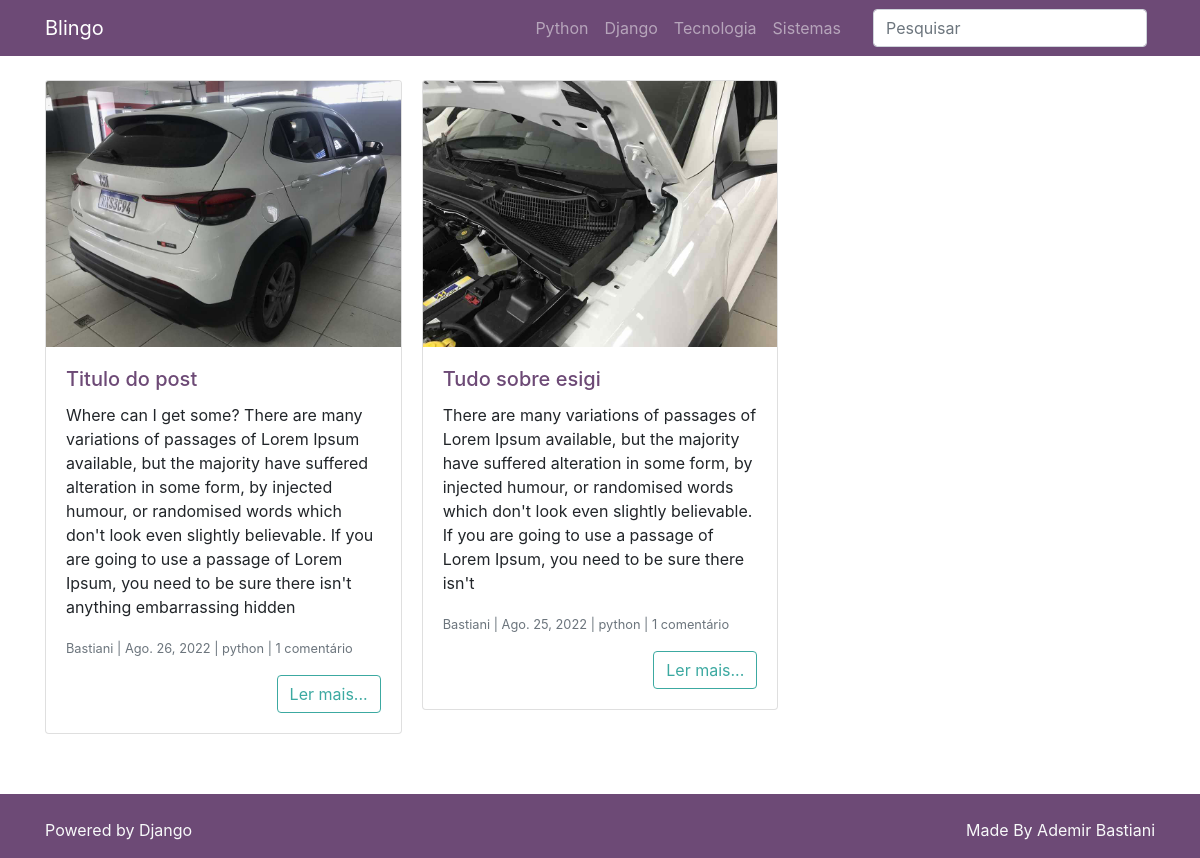
The page /categoria/python on the database its author committed.
### posts/models.py (models this page shows, shortened)
class Post(models.Model):
    titulo_post = models.CharField(
        max_length=255,
        verbose_name='Titulo',
    )
    autor_post = models.ForeignKey(
        User,
        on_delete=models.DO_NOTHING,
        verbose_name='Autor',
    )
    data_post = models.DateTimeField(
        default=timezone.now,
        verbose_name='Data Postagem',)
    conteudo_post = models.TextField(verbose_name='Conteudo')
    excerto_post = models.TextField(verbose_name='Excerto')
    categoria_post = models.ForeignKey(
        Categoria,
        on_delete=models.DO_NOTHING,
        blank=True,
        null=True,
        verbose_name='Categoria',
    )
    imagem_post = models.ImageField(
        upload_to='post_img/%Y/%m/%d',
        blank=True,
        null=True,
        verbose_name='Cover',
    )
    publicado_post = models.BooleanField(
        default=False,
        verbose_name='Publicado',
    )

### categorias/models.py (models this page shows)
class Categoria(models.Model):
    name = models.CharField(max_length=50)
    def __str__(self) -> str:
        return self.name

### posts/views.py (the view)
class PostCategoria(PostIndex):
    template_name = 'posts/post_categoria.html'
    def get_queryset(self):
        qs = super().get_queryset()
        categoria = self.kwargs.get('categoria', None)
        if not categoria:
            return qs
        qs = qs.filter(categoria_post__name__iexact=categoria)
        return qs

### posts/templatetags/__filters.py (called while the page is built)
@register.filter(name='plural_comentarios')
def plural_comentarios(num_comentarios):
    try:
        num_comentarios = int(num_comentarios)
        if num_comentarios == 0:
            return f'Nenhum comentário'
        elif num_comentarios == 1:
            return f'{num_comentarios} comentário'
        else:
            return f'{num_comentarios} Comentário(s)'
    except:
        return f'{num_comentarios} comentário(s)'

### posts/views.py (called while the page is built)
    def get_queryset(self):
        qs = super().get_queryset()
        qs = qs.order_by('-id').filter(publicado_post=True)
        qs = qs.annotate(
            numero_comentarios = Count(
                Case(
                    When(comentario__publicado_comentario = True, then = 1)
                )
            )
        )
        return qs

### posts/templates/posts/post_categoria.html (shortened to what this page needs)
{% extends 'posts/index.html' %}

### posts/templates/posts/index.html (shortened to what this page needs)
{% extends 'base.html' %}
{% load humanize%}
{% load __filters %}
{% block content %}
<div class="card-columns mt-4">
    {% for post in posts %}
        <div class="card">
            {% if post.imagem_post %}
                <a href="{% url 'post_detalhes' post.id %}">
                    <img class="card-img-top"
                        src="{{ post.imagem_post.url}}"
                        alt="{{ post.titulo_post }}">
                </a>
            {% endif %}
            <div class="card-body">
                <h5 class="card-title">
                    <a href="{% url 'post_detalhes' post.id %}">
                        {{ post.titulo_post }}
                    </a>
                </h5>
                <p class="card-text">
                    {{ post.excerto_post }}
                </p>
                <p class="card-text">
                    <small class="text-muted">
                        {{ post.autor_post }}
                        |
                        {{ post.data_post|naturalday|title }}
                        |
                        {{ post.categoria_post }}
                        |
                        {{ post.numero_comentarios|plural_comentarios}}
                    </small>
                </p>
                <div class="text-right">
                    <a href="{% url 'post_detalhes' post.id %}" class="btn btn-outline-secondary">Ler mais...</a>
                </div>
            </div>
        </div>
    {% endfor %}
</div>
{% endblock %}

### rows shown on the page
Post: imagem_post (picture), titulo_post "Titulo do post", excerto_post "Where can I get some? There are many variations of passages of Lorem Ipsum available, but the majority have suffered alteration in some form, by injected humour, or randomised words which don't look even slightly believable. If you are going to use a passage of Lorem Ipsum, you need to be sure there isn't anything embarrassing hidden", autor_post "Bastiani", data_post "Ago. 26, 2022", categoria_post "python", numero_comentarios|plural_comentarios "1 comentário"
Post: imagem_post (picture), titulo_post "Tudo sobre esigi", excerto_post "There are many variations of passages of Lorem Ipsum available, but the majority have suffered alteration in some form, by injected humour, or randomised words which don't look even slightly believable. If you are going to use a passage of Lorem Ipsum, you need to be sure there isn't", autor_post "Bastiani", data_post "Ago. 25, 2022", categoria_post "python", numero_comentarios|plural_comentarios "1 comentário"
